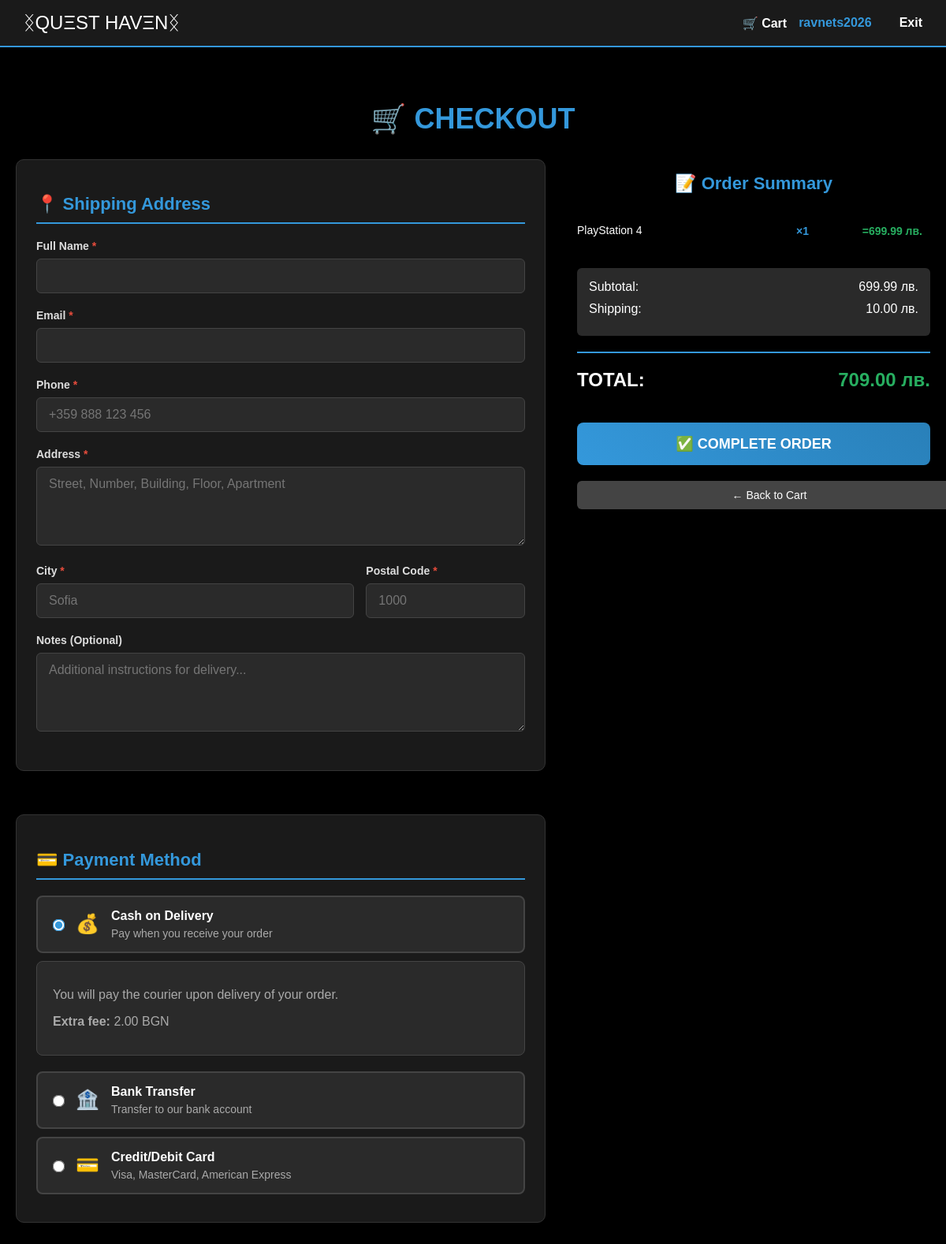
Page /checkout/ (signed in) on the committed database.
### products_and_categories/models.py (models this page shows, shortened)
class CartItem(models.Model):
    cart = models.ForeignKey(Cart, on_delete=models.CASCADE, related_name='items')
    product = models.ForeignKey(Product, on_delete=models.CASCADE)
    quantity = models.IntegerField(default=1)
    def get_item_total(self):
        return self.product.get_final_price() * self.quantity

class Product(models.Model):
    name = models.CharField(max_length=255)
    slug = models.SlugField(max_length=255)
    description = models.TextField()
    price = models.DecimalField(max_digits=10, decimal_places=2)
    old_price = models.DecimalField(max_digits=10, decimal_places=2, blank=True, null=True)
    image = models.ImageField(upload_to='products/')
    stock = models.PositiveIntegerField(default=0)
    is_active = models.BooleanField(default=True)
    created_at = models.DateTimeField(auto_now_add=True)
    updated_at = models.DateTimeField(auto_now=True)
    category = models.ForeignKey(
        'products_and_categories.Category', # Към кой модел се свързва
        on_delete = models.CASCADE,# Ако изтрием категорията се изтриват и продуктите
        related_name='products' #Това позволява да достъпваме продуктите на категория чрез category.products
        )
    def get_final_price(self):
        return self.price
    class Meta:
        verbose_name_plural = 'Products'

class Cart(models.Model):
    SHIPPING = 10.00
    user = models.OneToOneField(User, on_delete=models.CASCADE, related_name='cart')
    created_at = models.DateTimeField(auto_now=True)
    updated_at = models.DateTimeField(auto_now=True)
    def total_price(self):
        total = 0
        for item in self.items.all():
            price = item.product.get_final_price()
            total += float(price) * item.quantity
        return total

### products_and_categories/views.py (the view, shortened to what this page needs)
# urls.py: path('checkout/', views.checkout_view, name='checkout'),
@login_required
def checkout_view(request):
    cart = get_object_or_404(Cart, user=request.user)
    if cart.items.count() == 0:
        return redirect('view_cart')
    context = {
        'cart': cart,
        'user': request.user
    }
    return render(request, 'checkout.html', context)

### products_and_categories/templates/checkout.html (shortened to what this page needs)
<!DOCTYPE html>
<html lang="en">
<head>
    <link rel="stylesheet" href="../static/css/style.css">
</head>
<body>
    <div class="nav-bar">
        <div class="logo">
            <a href="/" style="color: white; text-decoration: none; font-size: 24px;">
                ᛝQUΞST HAVΞNᛝ
            </a>
        </div>
        <div class="nav-links">
            <a href="{% if user.is_authenticated %}{% url 'view_cart' %}{% else %}{% url 'login' %}?next={{ request.path }}{% endif %}"
            style="margin-right: 15px; text-decoration: none; color: white; position: relative;">
                🛒 Cart
            </a>
            {% if user.is_authenticated %}
                <span class="user-greeting">{{ user.username }}</span>
                <a href="{% url 'logout' %}">Exit</a>
            {% else %}
                <a href="{% url 'login' %}">Login</a>
                <a href="{% url 'register' %}">Registration</a>
            {% endif %}
        </div>
    </div>
    <div class="checkout-container">
        <h1 class="checkout-title">🛒 CHECKOUT</h1>
        {% if cart.items.count == 0 %}
            <div style="text-align: center; padding: 50px;">
                <p style="font-size: 20px; color: #666; margin-bottom: 20px;">
                    Your cart is empty!
                </p>
                <a href="/" class="back-button">← Continue Shopping</a>
            </div>
        {% else %}
            <form method="POST" action="{% url 'checkout' %}">
                <div class="checkout-grid">
                    <div class="left-column">
                        <div class="form-section">
                            <h2 class="section-title">📍 Shipping Address</h2>
                            <div class="form-group">
                                <label class="form-label">Full Name <span class="required">*</span></label>
                                <input type="text" name="full_name" class="form-input" required
                                       value="{{ user.get_full_name|default:'' }}">
                            </div>
                            <div class="form-group">
                                <label class="form-label">Email <span class="required">*</span></label>
                                <input type="email" name="email" class="form-input" required
                                       value="{{ user.email|default:'' }}">
                            </div>
                            <div class="form-group">
                                <label class="form-label">Phone <span class="required">*</span></label>
                                <input type="tel" name="phone" class="form-input" required
                                       placeholder="+359 888 123 456">
                            </div>
                            <div class="form-group">
                                <label class="form-label">Address <span class="required">*</span></label>
                                <textarea name="address" class="form-textarea" required
                                          placeholder="Street, Number, Building, Floor, Apartment"></textarea>
                            </div>
                            <div class="form-group" style="display: grid; grid-template-columns: 2fr 1fr; gap: 15px;">
                                <div>
                                    <label class="form-label">City <span class="required">*</span></label>
                                    <input type="text" name="city" class="form-input" required
                                           placeholder="Sofia">
                                </div>
                                <div>
                                    <label class="form-label">Postal Code <span class="required">*</span></label>
                                    <input type="text" name="postal_code" class="form-input" required
                                           placeholder="1000">
                                </div>
                            </div>
                            <div class="form-group">
                                <label class="form-label">Notes (Optional)</label>
                                <textarea name="notes" class="form-textarea"
                                          placeholder="Additional instructions for delivery..."></textarea>
                            </div>
                        </div>
                        <div class="form-section">
                            <h2 class="section-title">💳 Payment Method</h2>
                            <div class="payment-method active" onclick="showPaymentDetails('cash')">
                                <input type="radio" name="payment_method" value="cash_on_delivery" checked>
                                <span class="payment-icon">💰</span>
                                <div>
                                    <strong>Cash on Delivery</strong>
                                    <p style="margin: 5px 0 0 0; color: #aaa; font-size: 14px;">
                                        Pay when you receive your order
                                    </p>
                                </div>
                            </div>
                            <div id="cash_details" class="payment-details active">
                                <p>You will pay the courier upon delivery of your order.</p>
                                <p><strong>Extra fee:</strong> 2.00 BGN</p>
                            </div>
                            <div class="payment-method" onclick="showPaymentDetails('bank')">
                                <input type="radio" name="payment_method" value="bank_transfer">
                                <span class="payment-icon">🏦</span>
                                <div>
                                    <strong>Bank Transfer</strong>
                                    <p style="margin: 5px 0 0 0; color: #aaa; font-size: 14px;">
                                        Transfer to our bank account
                                    </p>
                                </div>
                            </div>
                            <div class="payment-method" onclick="showPaymentDetails('card')">
                                <input type="radio" name="payment_method" value="card">
                                <span class="payment-icon">💳</span>
                                <div>
                                    <strong>Credit/Debit Card</strong>
                                    <p style="margin: 5px 0 0 0; color: #aaa; font-size: 14px;">
                                        Visa, MasterCard, American Express
                                    </p>
                                </div>
                            </div>
                        </div>
                    </div>
                    <div class="right-column">
                        <div class="order-summary">
                            <h2 class="summary-title">📝 Order Summary</h2>
                            <div class="order-items">
                                {% for item in cart.items.all %}
                                <div class="order-item">
                                    <div class="item-name">{{ item.product.name }}</div>
                                    <div class="item-quantity">×{{ item.quantity }}</div>
                                    <div class="item-price"> =<strong>{{ item.get_item_total|floatformat:2 }} лв.</strong></div>
                                </div>
                                {% endfor %}
                            </div>
                            <div style="margin: 20px 0; padding: 15px; background: #2a2a2a; border-radius: 6px;">
                                <div style="display: flex; justify-content: space-between; margin-bottom: 10px;">
                                    <span>Subtotal:</span>
                                    <span>{{ cart.total_price|floatformat:2 }} лв.</span>
                                </div>
                                <div style="display: flex; justify-content: space-between; margin-bottom: 10px;">
                                    <span>Shipping:</span>
                                    <span>10.00 лв.</span>
                                </div>
                            </div>
                            <div class="order-total">
                                <span>TOTAL:</span>
                                <span class="total-amount">
                                    {% if request.method == 'POST' and request.POST.payment_method == 'cash_on_delivery' %}
                                        {{ cart.total_price|add:5|floatformat:2 }}
                                    {% else %}
                                        {{ cart.total_price|add:10|floatformat:2 }}
                                    {% endif %}
                                    лв.
                                </span>
                            </div>
                            <button type="submit" class="checkout-button">
                                ✅ COMPLETE ORDER
                            </button>
                            <a href="{% url 'view_cart' %}" class="back-button" style="display: block; text-align: center;">
                                ← Back to Cart
                            </a>
                        </div>
                    </div>
                </div>
            </form>
        {% endif %}
    </div>
</body>
</html>

### products_and_categories/static/css/style.css (style rules this page uses)
body { font-family: Helvetica, sans-serif; background-color: black; color: white; margin: 0; padding: 0; }
.nav-bar { background-color: #1a1a1a; padding: 15px 30px; display: flex; justify-content: space-between; align-items: center; border-bottom: 2px solid #3498db; }
.logo a { color: white; text-decoration: none; font-size: 24px; }
.nav-links { display: flex; align-items: center; }
.nav-links a { color: white; text-decoration: none; margin-left: 20px; font-weight: bold; transition: color 0.3s; }
.user-greeting { color: #3498db; font-weight: bold; margin-right: 15px; }
.total-amount { color: #27ae60 !important; font-size: 24px; font-weight: bold; }
.checkout-container { max-width: 1400px; margin: 0 auto; padding: 20px; }
.checkout-title { text-align: center; font-size: 36px; margin: 30px 0; color: #3498db; }
.checkout-grid { display: grid; grid-template-columns: 1.5fr 1fr; gap: 40px; margin-top: 20px; }
.left-column { display: flex; flex-direction: column; gap: 30px; }
.right-column { position: sticky; top: 20px; height: fit-content; }
.form-section { background: #1a1a1a; padding: 25px; border-radius: 10px; border: 1px solid #333; margin-bottom: 25px; }
.section-title { color: #3498db; font-size: 22px; margin-bottom: 20px; border-bottom: 2px solid #3498db; padding-bottom: 10px; }
.form-group { margin-bottom: 20px; }
.form-label { display: block; margin-bottom: 8px; color: #ddd; font-weight: bold; font-size: 14px; }
.form-input, .form-textarea { width: 100%; padding: 12px 15px; background: #2a2a2a; border: 1px solid #444; border-radius: 6px; color: white; font-size: 16px; box-sizing: border-box; font-family: Helvetica, sans-serif; }
.form-textarea { min-height: 100px; resize: vertical; }
.required { color: #e74c3c; font-weight: bold; }
.payment-method { display: flex; align-items: center; padding: 15px; background: #2a2a2a; border: 2px solid #444; border-radius: 8px; margin-bottom: 10px; cursor: pointer; transition: all 0.3s; }
.payment-method input[type="radio"] { margin-right: 15px; transform: scale(1.2); accent-color: #3498db; }
.payment-icon { font-size: 24px; margin-right: 15px; }
.payment-method div { flex: 1; }
.payment-method strong { color: white; font-size: 16px; }
.payment-method p { margin: 5px 0 0 0; color: #aaa; font-size: 14px; }
.payment-details { display: none; padding: 20px; background: #2a2a2a; border-radius: 8px; margin: 10px 0 20px 0; border: 1px solid #444; animation: fadeIn 0.3s ease; }
.payment-details.active { display: block; }
.payment-details p { color: #aaa; margin: 10px 0; line-height: 1.5; }
.summary-title { color: #3498db; font-size: 22px; margin-bottom: 25px; text-align: center; }
.order-items { max-height: 300px; overflow-y: auto; margin-bottom: 25px; padding-right: 10px; }
.order-item { display: flex; justify-content: space-between; align-items: center; padding: 12px 0; border-bottom: 1px solid #333; }
.order-item:last-child { border-bottom: none; }
.item-name { flex: 2; color: white; font-size: 14px; line-height: 1.4; }
.item-quantity { color: #3498db; margin: 0 10px; font-weight: bold; font-size: 14px; }
.item-price { flex: 1; text-align: right; color: #27ae60; font-weight: bold; font-size: 14px; }
.order-total { display: flex; justify-content: space-between; align-items: center; font-size: 24px; font-weight: bold; padding: 20px 0; border-top: 2px solid #3498db; margin-top: 20px; }
.order-total span:first-child { color: white; }
.checkout-button { display: block; width: 100%; padding: 16px; background: linear-gradient(45deg, #3498db, #2980b9); color: white; border: none; border-radius: 8px; font-size: 18px; font-weight: bold; cursor: pointer; transition: all 0.3s; margin-top: 20px; font-family: Helvetica, sans-serif; }
.back-button { display: inline-block; padding: 10px 20px; background: #444; color: white; text-decoration: none; border-radius: 6px; margin-top: 20px; transition: background 0.3s; text-align: center; width: 100%; font-family: Helvetica, sans-serif; font-size: 14px; }

### rows in the picture
CartItem: product.name "PlayStation 4", quantity "1", get_item_total "699.99"
Cart: total_price "699.99", total_price|add "709.00"

### other values in the picture
{{ user.username }} "ravnets2026"
